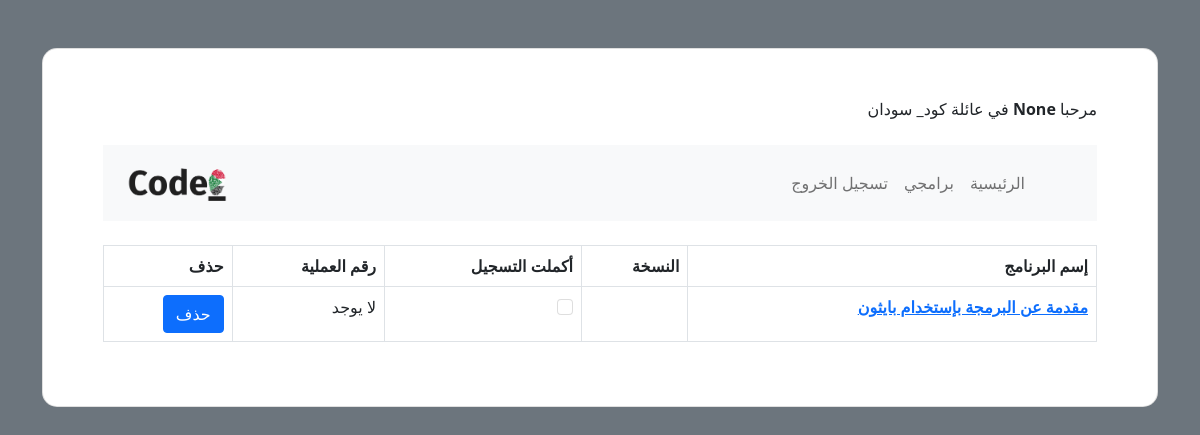
/my_programs/ (signed in), run on the app's committed database.
### registration/models.py (models this page shows, shortened)
class Student(AbstractUser):
    is_complete = models.BooleanField(null=False, default=False)
    first_name = models.CharField(max_length=64, blank=True, null=True)
    father_name = models.CharField(max_length=64, blank=True, null=True)
    email = models.EmailField(blank=True, null=True)
    gender = models.CharField(max_length=1, blank=True, null=True)
    birthday = models.DateField(blank=True, null=True)
    occupation = models.CharField(max_length=64, blank=True, null=True)
    university = models.CharField(max_length=64, blank=True, null=True)
    specialization = models.CharField(max_length=64, blank=True, null=True)
    state = models.CharField(max_length=64 ,blank=True, null=True)
    address = models.TextField(blank=True, null=True)

class Registration(models.Model):
    id = models.AutoField(primary_key=True)
    student = models.ForeignKey(Student, on_delete=models.CASCADE)
    program = models.ForeignKey(Program, on_delete=models.CASCADE, default=None)
    created_at = models.DateTimeField(auto_now_add=True)
    package = models.CharField(max_length=64)
    is_register = models.BooleanField(default=False)
    transaction_id = models.PositiveBigIntegerField(null=True, default=None)
    is_enroll = models.BooleanField(default=False)

class Program(models.Model):
    id = models.AutoField(primary_key=True)
    name_english = models.CharField(max_length=64, null=False)
    name_arabic = models.CharField(max_length=64, null = False)
    track = models.ForeignKey(Track, on_delete=models.CASCADE)
    code = models.CharField(max_length=4)

### registration/views.py (the view)
# urls.py: path("my_programs/", views.my_programs, name="my_programs"),
@login_required(redirect_field_name=None)
def my_programs(request):
    if request.method == "GET":
        all_programs = Registration.objects.filter(
            student=request.user, is_enroll=False).order_by("-created_at")
        return render(request, "registration/my_programs.html", {
            "all_programs": all_programs,
        })

### registration/templates/registration/my_programs.html
{% extends "registration/layout.html" %}
{% block body %}
<table class="table table-bordered table-hover">
    <thead>
        <tr>
            <th scope="col">إسم البرنامج</th>
            <th scope="col">النسخة</th>
            <th scope="col">أكملت التسجيل</th>
            <th scope="col">رقم العملية</th>
            <th scope="col">حذف</th>
        </tr>
    </thead>
    {% for program in all_programs %}
    <tbody>
        <tr>
            <th scope="row"><a href="{% url 'registration:edit_form' operation="edit" form_id=program.id %}">{{program.program.name_arabic}}</a></th>
            <td>{{program.package}}</td>
            <td>
                {% if program.is_enroll %}
                <input class="form-check-input" type="checkbox" value="" checked disabled>
                {% else %}
                <input class="form-check-input disable" type="checkbox" value="" disabled>
                {% endif %}
            </td>
            <td>
                {% if not program.transaction_id%}
                لا يوجد
                {% else %}
                {{program.transaction_id}}
                {% endif %}
            </td>
            <td>
                <a class="btn btn-primary" href="{% url 'registration:edit_form' operation="delete" form_id=program.id %}">
                    حذف
                </a>
            </td>
        </tr>
    </tbody>
    {% endfor %}
</table>
{% endblock %}

### registration/templates/registration/layout.html (shortened to what this page needs)
<!DOCTYPE html>
<html lang="ar" dir="rtl">
<head>
  {% load static %}
  <link href="{% static 'css/bootstrap.min.css' %}" rel="stylesheet" />
  <link href="{% static 'css/style.css' %}" rel="stylesheet" />
</head>
<body class="bg-secondary">
  <div class="container">
    <section>
      <div class="container py-5 h-5">
        <div class="row justify-content-center align-items-center h-100">
          <div class="card shadow-2-strong card-registration" style="border-radius: 15px;">
            <div class="card-body p-4 p-md-5">
              <div>
                {% if user.is_authenticated %} مرحبا
                <strong>{{ user.first_name }}</strong> في عائلة كود_ سودان{% else %} غير مسجل {% endif %}
              </div>
              <br>
              <nav class="navbar navbar-expand-lg navbar-light bg-light justify-content-center">
                <div class="container-fluid">
                  <ul class="navbar-nav">
                    {% if user.is_authenticated %}
                    <li class="nav-item">
                      <a class="nav-link" href="{% url 'registration:index' %}">الرئيسية</a>
                    </li>
                    <li class="nav-item">
                      <a class="nav-link" href="{% url 'registration:my_programs' %}">برامجي
                      </a>
                    </li>
                    <li class="nav-item">
                      <a class="nav-link" href="{% url 'registration:logout' %}">تسجيل الخروج</a>
                    </li>
                    {% endif %}
                  </ul>
                  <a class="navbar-brand" href="{% url 'registration:index' %}">
                    <img src="{% static '/img/logo.png' %}" alt="" width="100">
                  </a>
                </div>
              </nav>
              <br />
            <div>
              {% block body %} {% endblock %}
            </div>
          </div>
        </div>
      </div>
  </div>
  </div>
</body>
</html>

### data on the page
Student: first_name "None"
Registration: program.name_arabic "مقدمة عن البرمجة بإستخدام بايثون", shows "لا يوجد"
